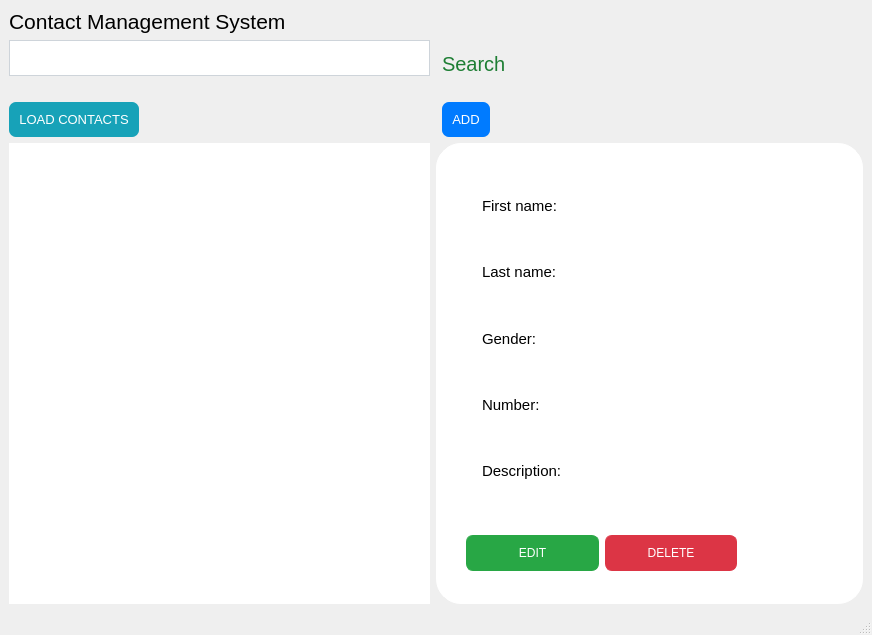
<?xml version="1.0" encoding="UTF-8"?>
<ui version="4.0">
 <class>MainWindow</class>
 <widget class="QMainWindow" name="MainWindow">
  <property name="geometry">
   <rect>
    <x>0</x>
    <y>0</y>
    <width>872</width>
    <height>635</height>
   </rect>
  </property>
  <property name="windowTitle">
   <string>MainWindow</string>
  </property>
  <widget class="QWidget" name="centralwidget">
   <layout class="QGridLayout" name="gridLayout">
    <item row="1" column="4">
     <spacer name="horizontalSpacer_2">
      <property name="orientation">
       <enum>Qt::Horizontal</enum>
      </property>
      <property name="sizeHint" stdset="0">
       <size>
        <width>40</width>
        <height>20</height>
       </size>
      </property>
     </spacer>
    </item>
    <item row="1" column="0">
     <widget class="QLabel" name="label">
      <property name="font">
       <font>
        <pointsize>16</pointsize>
       </font>
      </property>
      <property name="text">
       <string>Contact Management System</string>
      </property>
     </widget>
    </item>
    <item row="8" column="3" colspan="2">
     <widget class="QGroupBox" name="groupBox">
      <property name="styleSheet">
       <string notr="true">background-color: white;
padding: 10px;
border: 1px solid white;
border-radius: 25%;</string>
      </property>
      <property name="title">
       <string/>
      </property>
      <property name="flat">
       <bool>true</bool>
      </property>
      <widget class="QWidget" name="layoutWidget">
       <property name="geometry">
        <rect>
         <x>30</x>
         <y>370</y>
         <width>271</width>
         <height>81</height>
        </rect>
       </property>
       <layout class="QHBoxLayout" name="horizontalLayout">
        <item>
         <widget class="QPushButton" name="editContact">
          <property name="styleSheet">
           <string notr="true">color: #fff;
    background-color: #28a745;
    border-color: #28a745;
border-radius: 7%;</string>
          </property>
          <property name="text">
           <string>EDIT</string>
          </property>
         </widget>
        </item>
        <item>
         <widget class="QPushButton" name="pushButton_2">
          <property name="styleSheet">
           <string notr="true">    background-color: #dc3545;
    border-color: #dc3545;
	color: white;
	border-radius: 7%;</string>
          </property>
          <property name="text">
           <string>DELETE</string>
          </property>
         </widget>
        </item>
       </layout>
      </widget>
      <widget class="QWidget" name="layoutWidget_2">
       <property name="geometry">
        <rect>
         <x>160</x>
         <y>34</y>
         <width>120</width>
         <height>261</height>
        </rect>
       </property>
       <layout class="QVBoxLayout" name="verticalLayout_2">
        <item>
         <widget class="QLabel" name="fname_view">
          <property name="font">
           <font>
            <pointsize>13</pointsize>
           </font>
          </property>
          <property name="text">
           <string/>
          </property>
         </widget>
        </item>
        <item>
         <widget class="QLabel" name="lname_view">
          <property name="font">
           <font>
            <pointsize>13</pointsize>
           </font>
          </property>
          <property name="text">
           <string/>
          </property>
         </widget>
        </item>
        <item>
         <widget class="QLabel" name="gender_view">
          <property name="font">
           <font>
            <pointsize>13</pointsize>
           </font>
          </property>
          <property name="text">
           <string/>
          </property>
         </widget>
        </item>
        <item>
         <widget class="QLabel" name="number_view">
          <property name="font">
           <font>
            <pointsize>13</pointsize>
           </font>
          </property>
          <property name="text">
           <string/>
          </property>
         </widget>
        </item>
       </layout>
      </widget>
      <widget class="QTextEdit" name="desc_view">
       <property name="geometry">
        <rect>
         <x>160</x>
         <y>300</y>
         <width>251</width>
         <height>71</height>
        </rect>
       </property>
       <property name="font">
        <font>
         <pointsize>12</pointsize>
        </font>
       </property>
      </widget>
      <widget class="QWidget" name="layoutWidget">
       <property name="geometry">
        <rect>
         <x>31</x>
         <y>33</y>
         <width>122</width>
         <height>325</height>
        </rect>
       </property>
       <layout class="QVBoxLayout" name="verticalLayout">
        <item>
         <widget class="QLabel" name="label_2">
          <property name="font">
           <font>
            <pointsize>11</pointsize>
           </font>
          </property>
          <property name="text">
           <string>First name: </string>
          </property>
         </widget>
        </item>
        <item>
         <widget class="QLabel" name="label_3">
          <property name="font">
           <font>
            <pointsize>11</pointsize>
           </font>
          </property>
          <property name="text">
           <string>Last name: </string>
          </property>
         </widget>
        </item>
        <item>
         <widget class="QLabel" name="label_4">
          <property name="font">
           <font>
            <pointsize>11</pointsize>
           </font>
          </property>
          <property name="text">
           <string>Gender:</string>
          </property>
         </widget>
        </item>
        <item>
         <widget class="QLabel" name="label_5">
          <property name="font">
           <font>
            <pointsize>11</pointsize>
           </font>
          </property>
          <property name="text">
           <string>Number:</string>
          </property>
         </widget>
        </item>
        <item>
         <widget class="QLabel" name="label_6">
          <property name="font">
           <font>
            <pointsize>11</pointsize>
           </font>
          </property>
          <property name="text">
           <string>Description: </string>
          </property>
         </widget>
        </item>
       </layout>
      </widget>
     </widget>
    </item>
    <item row="5" column="4">
     <widget class="QLabel" name="label_7">
      <property name="font">
       <font>
        <pointsize>15</pointsize>
       </font>
      </property>
      <property name="styleSheet">
       <string notr="true">color:#1e7e34;</string>
      </property>
      <property name="text">
       <string>Search</string>
      </property>
     </widget>
    </item>
    <item row="3" column="0" rowspan="3">
     <widget class="QLineEdit" name="searchPanel">
      <property name="sizePolicy">
       <sizepolicy hsizetype="Expanding" vsizetype="Preferred">
        <horstretch>0</horstretch>
        <verstretch>0</verstretch>
       </sizepolicy>
      </property>
      <property name="minimumSize">
       <size>
        <width>0</width>
        <height>1</height>
       </size>
      </property>
      <property name="font">
       <font>
        <pointsize>15</pointsize>
       </font>
      </property>
      <property name="styleSheet">
       <string notr="true">    display: block;
    width: 100%;
    padding: .375rem .75rem;
    font-size: 1rem;
    line-height: 1.5;
    color: #495057;
    background-color: #fff;
    background-clip: padding-box;
    border: 1px solid #ced4da;
    border-radius: .25rem;
    transition: border-color .15s ease-in-out,box-shadow .15s ease-in-out;</string>
      </property>
     </widget>
    </item>
    <item row="7" column="4">
     <widget class="QPushButton" name="addContact">
      <property name="sizePolicy">
       <sizepolicy hsizetype="Fixed" vsizetype="Fixed">
        <horstretch>0</horstretch>
        <verstretch>0</verstretch>
       </sizepolicy>
      </property>
      <property name="font">
       <font>
        <pointsize>10</pointsize>
        <weight>50</weight>
        <bold>false</bold>
       </font>
      </property>
      <property name="styleSheet">
       <string notr="true">color: white;
background-color:#007bff;
border-color: #007bff;
border-radius: 7%;
padding: 10%;</string>
      </property>
      <property name="text">
       <string>ADD</string>
      </property>
     </widget>
    </item>
    <item row="7" column="0">
     <widget class="QPushButton" name="load_data">
      <property name="sizePolicy">
       <sizepolicy hsizetype="Fixed" vsizetype="Fixed">
        <horstretch>0</horstretch>
        <verstretch>0</verstretch>
       </sizepolicy>
      </property>
      <property name="font">
       <font>
        <pointsize>10</pointsize>
       </font>
      </property>
      <property name="styleSheet">
       <string notr="true">color: white;
background-color:#17a2b8;
border-color:#17a2b8;
border-radius: 7%;
padding: 10%;</string>
      </property>
      <property name="text">
       <string>LOAD CONTACTS</string>
      </property>
     </widget>
    </item>
    <item row="8" column="0">
     <widget class="QTableView" name="tableView">
      <property name="mouseTracking">
       <bool>false</bool>
      </property>
      <property name="tabletTracking">
       <bool>false</bool>
      </property>
      <property name="layoutDirection">
       <enum>Qt::LeftToRight</enum>
      </property>
      <property name="styleSheet">
       <string notr="true">
QHeaderView {
	color: #fff;
    background-color: #343a40;
    border-color: #454d55;
}
QTableView{
	border-radius: 10%;
}

QTableView::item{
   	padding: 0.75rem;
    vertical-align: top;
    border-top: 1px solid #dee2e6;
	width: 20px;
	height: 20px;
  }



</string>
      </property>
      <property name="frameShape">
       <enum>QFrame::NoFrame</enum>
      </property>
      <property name="sizeAdjustPolicy">
       <enum>QAbstractScrollArea::AdjustToContents</enum>
      </property>
      <property name="editTriggers">
       <set>QAbstractItemView::NoEditTriggers</set>
      </property>
      <property name="alternatingRowColors">
       <bool>true</bool>
      </property>
      <property name="selectionMode">
       <enum>QAbstractItemView::ExtendedSelection</enum>
      </property>
      <property name="iconSize">
       <size>
        <width>0</width>
        <height>0</height>
       </size>
      </property>
      <property name="showGrid">
       <bool>true</bool>
      </property>
      <property name="gridStyle">
       <enum>Qt::SolidLine</enum>
      </property>
      <property name="cornerButtonEnabled">
       <bool>false</bool>
      </property>
      <attribute name="horizontalHeaderVisible">
       <bool>false</bool>
      </attribute>
      <attribute name="horizontalHeaderShowSortIndicator" stdset="0">
       <bool>true</bool>
      </attribute>
      <attribute name="verticalHeaderHighlightSections">
       <bool>false</bool>
      </attribute>
     </widget>
    </item>
    <item row="6" column="4">
     <spacer name="horizontalSpacer_3">
      <property name="orientation">
       <enum>Qt::Horizontal</enum>
      </property>
      <property name="sizeHint" stdset="0">
       <size>
        <width>40</width>
        <height>20</height>
       </size>
      </property>
     </spacer>
    </item>
   </layout>
  </widget>
  <widget class="QMenuBar" name="menubar">
   <property name="geometry">
    <rect>
     <x>0</x>
     <y>0</y>
     <width>872</width>
     <height>21</height>
    </rect>
   </property>
  </widget>
  <widget class="QStatusBar" name="statusbar"/>
 </widget>
 <resources/>
 <connections/>
</ui>
